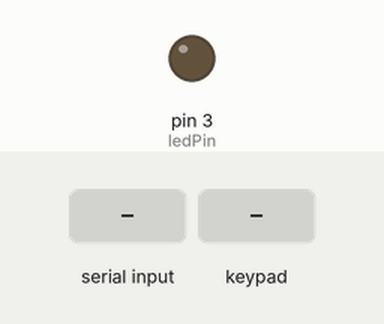
Simulated run of this sketch. Board: Arduino Uno, built with avr-gcc and run on an emulated ATmega328P. On the bench: output pins drawn as LEDs (lit = HIGH). The test bench sets the inputs (shaded band). What the sketch prints to the serial monitor is not drawn.

Above: at 1.2 s.
1.3 s: byte 30 received over Serial
At 2.5 s:
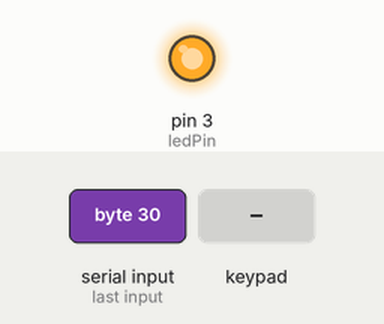
2.8 s: key 'U' pressed
4.5 s: key 'D' pressed
6.3 s: key 'L' pressed
Timing chart, 0 to 9.1 s (numbered marks = the images above; inputs shaded):
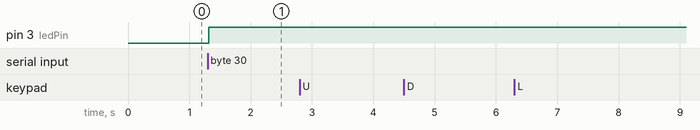

The sketch:

Transmit_reference_new.ino
```cpp
#include <PS2X_lib.h>
#include <SoftwareSerial.h>

SoftwareSerial misc(2, 4); //rx, tx
PS2X ps2x; // create PS2 Controller Class

// Arrays, 0 = Left, 1 = Right, 2 = Vertical 1, 3 = Vertical 2

int ledPin = 3;
int error = 0;
byte data[] = {
  0, 0};
byte pwm[] = {
  0, 0, 0, 0, 0};
byte dir[] = {
  0, 0, 0, 0, 0, 0, 0, 0};
int servo[] = {
  90, 90, 90, 90};
int button[] = {
  0, 0, 0};
byte type = 0;
byte command[] = {
  0xAA}; //sync, led on, led off
int sensor[] = {
  0}; // compass
byte sync = 0xAA;
byte button1 = B00000000;

void ps2();
void transmit();
void get();
void servoCalc();

void setup()
{
  Serial.begin(9600);
  misc.begin(2400);
  pinMode(ledPin, OUTPUT);
  error = ps2x.config_gamepad(5, 7, 6, 8);   //setup pins and settings:  GamePad(clock, command, attention, data, Pressures?, Rumble?) check for error
}

void loop()
{
 // misc.listen();
  ps2();
  transmit();
  get();
  servoCalc();
}

void ps2(){
  ps2x.read_gamepad();

  if(ps2x.Analog(PSS_LY) <= 110){
    pwm[0] = map(ps2x.Analog(PSS_LY), 110, 0, 0, 255);
    dir[0] = 0;
    dir[1] = 1;
  }
  else if(ps2x.Analog(PSS_LY) >= 160){
    pwm[0] = map(ps2x.Analog(PSS_LY), 160, 255, 0, 255);
    dir[0] = 1;
    dir[1] = 0;
  }
  else{
    pwm[0] = 0;
    dir[0] = 0;
    dir[1] = 0;
  }

  if(ps2x.Analog(PSS_RY) <= 100){
    pwm[1] = map(ps2x.Analog(PSS_RY), 100, 0, 0, 255);
    dir[2] = 0;
    dir[3] = 1;
  }
  else if(ps2x.Analog(PSS_RY) >= 130){
    pwm[1] = map(ps2x.Analog(PSS_RY), 130, 255, 0, 255);
    dir[2] = 1;
    dir[3] = 0;
  }
  else{
    pwm[1] = 0;
    dir[2] = 0;
    dir[3] = 0;
  }

  if(ps2x.Button(PSB_L1)){
    pwm[2] = 255;
    dir[4] = 1;
    dir[5] = 0;
    pwm[3] = 255;
    dir[6] = 1;
    dir[7] = 0;
  }
  else if(ps2x.Button(PSB_L2)){
    pwm[2] = 255;
    dir[4] = 0;
    dir[5] = 1;
    pwm[3] = 255;
    dir[6] = 0;
    dir[7] = 1;
  }
  else{
    pwm[2] = 0;
    dir[4] = 0;
    dir[5] = 0;
    pwm[3] = 0;
    dir[6] = 0;
    dir[7] = 0;
  }

  if(ps2x.Button(PSB_PAD_UP))
    servo[0]+= 3;
  if(ps2x.Button(PSB_PAD_DOWN))
    servo[0]-= 3;
  if(ps2x.Button(PSB_PAD_LEFT))
    servo[1]-= 3;
  if(ps2x.Button(PSB_PAD_RIGHT))
    servo[1]+= 3;

  if(ps2x.Button(PSB_PINK))
    servo[2]-= 3;

  if(ps2x.Button(PSB_RED))
    servo[2]+= 3;

  if(ps2x.Button(PSB_BLUE)){
    if(pwm[4] == 0) pwm[4] = 255;
    else if(pwm[4] == 255) pwm[4] = 0;
  }

  if(ps2x.Button(PSB_R1))
    servo[3]+= 3;
  if(ps2x.Button(PSB_R2))
    servo[3]-= 3;

  for(int index = 0; index < 4; index++){
    if(servo[index] >= 180)
      servo[index] = 180;
    if(servo[index] <= 0)
      servo[index] = 0;
  }

  if(ps2x.Button(PSB_SELECT)){
    for(int index = 0; index < 4; index++)
      servo[index] = 90;
  }
}

void transmit()
{
  Serial.write(sync);

  for(int x = 0; x < 5; x++){
    Serial.write(pwm[x]);
  }

  for(int z = 0; z < 8; z++){
    Serial.write(dir[z]);
  }

  for(int y = 0; y < 4; y++){
    Serial.write(servo[y]);
  }
}

void servoCalc(){
  for(int index = 0; index < 3; index++){
    if(button[index] == 1)
      servo[index] += 3;
    else if(button[index] == 2)
      servo[index] -= 3;
  }
}

void get(){
  if(Serial.available() > 0){
    digitalWrite(ledPin, HIGH);
  }
  if(Serial.available() >= 3 && Serial.read() == sync){
    data[0] = Serial.read();
    data[1] = Serial.read();
  }

  else if(Serial.available() == 0)
   digitalWrite(ledPin, LOW);

  if(misc.available() >= 4 && misc.read() == sync){
    for(int x = 0; x < 3; x++)
      button[x] = misc.read();
  }
}
```

Measured:
- after the input at 1.3 s, pin 3 (ledPin): LOW → HIGH at once
- after the input at 2.8 s, every drawn part: stays the same
- after the input at 4.5 s, every drawn part: stays the same
- after the input at 6.3 s, every drawn part: stays the same
